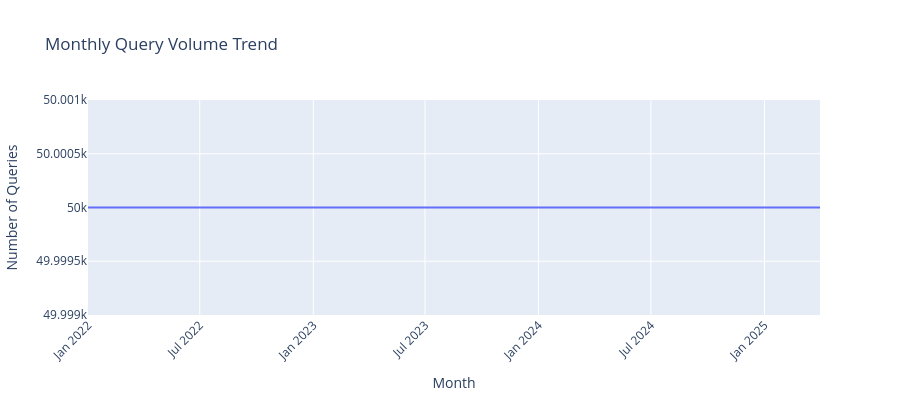
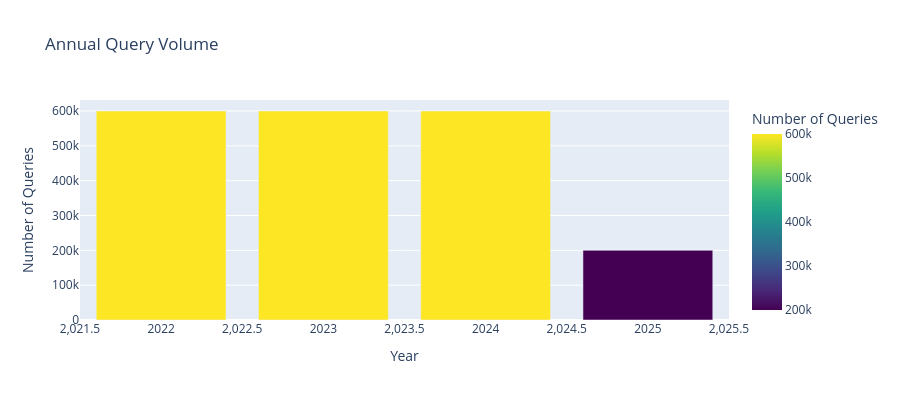
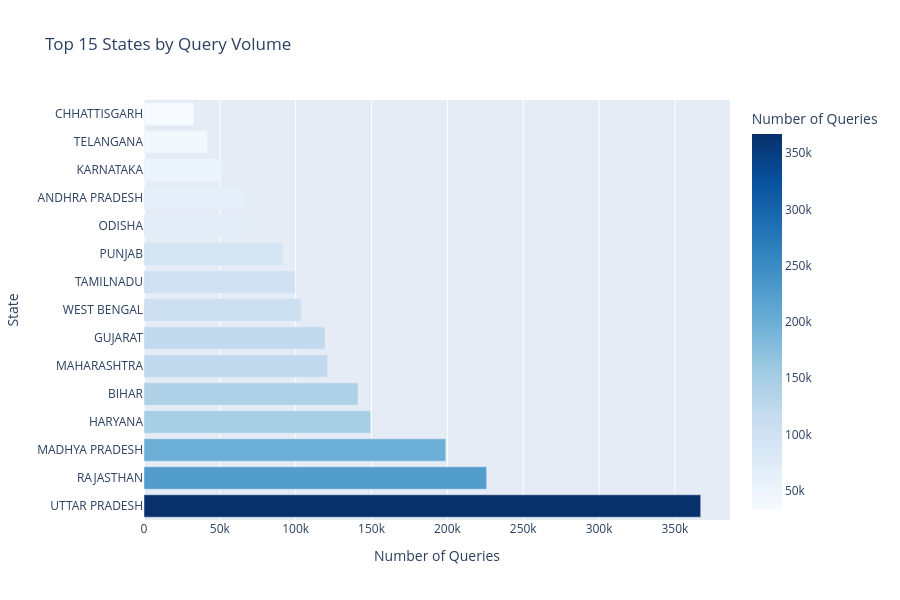
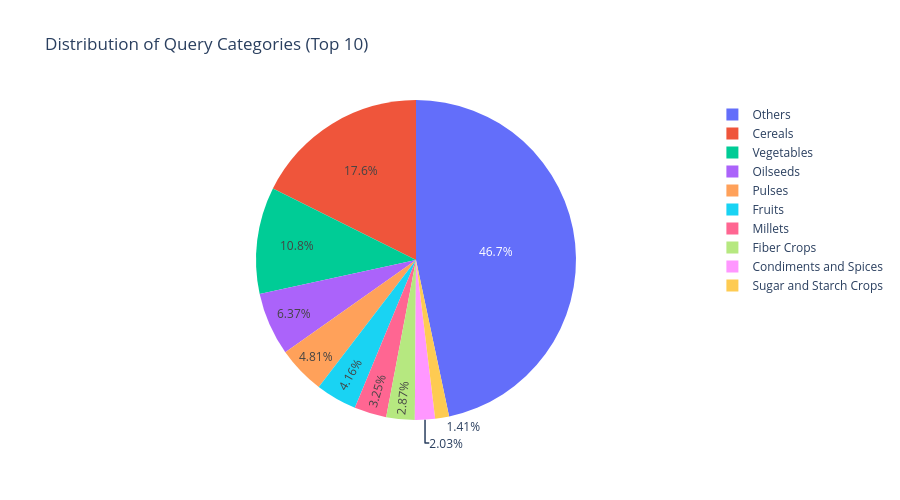

The notebook cell saved with these charts, in order:
### Code cell
import duckdb
import pandas as pd
import matplotlib.pyplot as plt
import seaborn as sns
import plotly.express as px
import plotly.graph_objects as go
from plotly.subplots import make_subplots
import ipywidgets as widgets
from IPython.display import display, clear_output
import warnings
warnings.filterwarnings('ignore')

# Set style
plt.style.use('seaborn-v0_8')
sns.set_palette("husl")

# Connect to database and load data
print("Loading data from DuckDB...")
con = duckdb.connect('/app/storage/processed_data/kcc_queries_processed.duckdb')

# Load fact queries from 2022 onwards
fact = con.execute("""
    SELECT * FROM fct_queries
    WHERE created_on >= '2022-01-01'
""").df()

# Load dimension tables
dim_demography = con.execute("SELECT * FROM dim_demography").df()
dim_category = con.execute("SELECT * FROM dim_category").df()
dim_sector = con.execute("SELECT * FROM dim_sector").df()

# Join star schema into master DataFrame
master = (
    fact
    .merge(dim_category, on='category_id', how='left')
    .merge(dim_sector, on='sector_id', how='left')
    .merge(dim_demography[['state_id', 'state_name']], on='state_id', how='left')
)
master['created_on'] = pd.to_datetime(master['created_on'])
master['year'] = master['created_on'].dt.year
master['month'] = master['created_on'].dt.month
master['year_month'] = master['created_on'].dt.to_period('M')

print(f"Data loaded successfully! Total records: {len(master):,}")
print(f"Date range: {master['created_on'].min()} to {master['created_on'].max()}")

# Dashboard Title
print("\n" + "="*80)
print("🌾 KISAN CALL CENTRE (KCC) ANALYTICS DASHBOARD 🌾")
print("="*80)

# Key Metrics
print("\n📊 KEY METRICS")
print("-" * 40)
total_queries = len(master)
unique_states = master['state_name'].nunique()
unique_categories = master['category'].nunique()
unique_sectors = master['sector'].nunique()
date_range = f"{master['created_on'].min().strftime('%Y-%m-%d')} to {master['created_on'].max().strftime('%Y-%m-%d')}"

metrics_df = pd.DataFrame({
    'Metric': ['Total Queries', 'States Covered', 'Query Categories', 'Sectors', 'Date Range'],
    'Value': [f"{total_queries:,}", unique_states, unique_categories, unique_sectors, date_range]
})
print(metrics_df.to_string(index=False))

# 1. Time Series Analysis
print("\n📈 QUERIES OVER TIME")
print("-" * 40)

# Monthly trends
monthly_data = master.groupby('year_month').size().reset_index(name='query_count')
monthly_data['year_month_str'] = monthly_data['year_month'].astype(str)

fig1 = px.line(monthly_data, x='year_month_str', y='query_count',
               title='Monthly Query Volume Trend',
               labels={'year_month_str': 'Month', 'query_count': 'Number of Queries'})
fig1.update_layout(height=400, showlegend=False)
fig1.update_xaxes(tickangle=-45)
fig1.show()

# Yearly comparison
yearly_data = master.groupby('year').size().reset_index(name='query_count')
fig2 = px.bar(yearly_data, x='year', y='query_count',
              title='Annual Query Volume',
              labels={'year': 'Year', 'query_count': 'Number of Queries'},
              color='query_count', color_continuous_scale='viridis')
fig2.update_layout(height=400, showlegend=False)
fig2.show()

# 2. Geographic Analysis
print("\n🗺️ GEOGRAPHIC DISTRIBUTION")
print("-" * 40)

# Top states by query volume
state_data = master.groupby('state_name').size().reset_index(name='query_count')
state_data = state_data.sort_values('query_count', ascending=False).head(15)

fig3 = px.bar(state_data, x='query_count', y='state_name',
              orientation='h',
              title='Top 15 States by Query Volume',
              labels={'query_count': 'Number of Queries', 'state_name': 'State'},
              color='query_count', color_continuous_scale='blues')
fig3.update_layout(height=600, showlegend=False)
fig3.show()

# 3. Category Analysis
print("\n📋 QUERY CATEGORIES")
print("-" * 40)

# Category distribution
category_data = master.groupby('category').size().reset_index(name='query_count')
category_data = category_data.sort_values('query_count', ascending=False).head(10)

fig4 = px.pie(category_data, values='query_count', names='category',
              title='Distribution of Query Categories (Top 10)')
fig4.update_layout(height=500)
fig4.show()

# 4. Sector Analysis
print("\n🏭 SECTOR ANALYSIS")
print("-" * 40)

# Sector distribution
sector_data = master.groupby('sector').size().reset_index(name='query_count')
sector_data = sector_data.sort_values('query_count', ascending=False)

fig5 = px.bar(sector_data, x='sector', y='query_count',
              title='Query Distribution by Sector',
              labels={'sector': 'Sector', 'query_count': 'Number of Queries'},
              color='query_count', color_continuous_scale='greens')
fig5.update_layout(height=400, showlegend=False)
fig5.update_xaxes(tickangle=-45)
fig5.show()

# 5. Crop Analysis
print("\n🌱 CROP ANALYSIS")
print("-" * 40)

# Filter out null/empty crops and analyze top crops
crop_data = master[master['crop'].notna() & (master['crop'] != '')].copy()
crop_counts = crop_data.groupby('crop').size().reset_index(name='query_count')
crop_counts = crop_counts.sort_values('query_count', ascending=False).head(15)

fig6 = px.bar(crop_counts, x='query_count', y='crop',
              orientation='h',
              title='Top 15 Crops by Query Volume',
              labels={'query_count': 'Number of Queries', 'crop': 'Crop'},
              color='query_count', color_continuous_scale='oranges')
fig6.update_layout(height=600, showlegend=False)
fig6.show()

# 6. Combined Analysis - Heatmap
print("\n🔥 STATE vs CATEGORY HEATMAP")
print("-" * 40)

# Create heatmap data
top_states = master['state_name'].value_counts().head(10).index
top_categories = master['category'].value_counts().head(8).index

heatmap_data = master[
    (master['state_name'].isin(top_states)) & 
    (master['category'].isin(top_categories))
].groupby(['state_name', 'category']).size().reset_index(name='query_count')

heatmap_pivot = heatmap_data.pivot(index='state_name', columns='category', values='query_count').fillna(0)

fig7 = px.imshow(heatmap_pivot, 
                 title='Query Heatmap: Top States vs Top Categories',
                 labels=dict(x="Category", y="State", color="Query Count"),
                 color_continuous_scale='YlOrRd')
fig7.update_layout(height=600)
fig7.show()

# 7. Seasonal Analysis
print("\n🌤️ SEASONAL PATTERNS")
print("-" * 40)

# Monthly patterns across years
monthly_pattern = master.groupby(['year', 'month']).size().reset_index(name='query_count')
monthly_pattern['month_name'] = monthly_pattern['month'].map({
    1: 'Jan', 2: 'Feb', 3: 'Mar', 4: 'Apr', 5: 'May', 6: 'Jun',
    7: 'Jul', 8: 'Aug', 9: 'Sep', 10: 'Oct', 11: 'Nov', 12: 'Dec'
})

fig8 = px.line(monthly_pattern, x='month_name', y='query_count', color='year',
               title='Seasonal Query Patterns by Year',
               labels={'month_name': 'Month', 'query_count': 'Number of Queries'})
fig8.update_layout(height=400)
fig8.show()

# Summary Statistics Table
print("\n📊 SUMMARY STATISTICS")
print("-" * 40)

summary_stats = pd.DataFrame({
    'Dimension': ['Total Queries', 'Average Queries per State', 'Most Active State', 
                  'Top Category', 'Top Sector', 'Most Queried Crop'],
    'Value': [
        f"{total_queries:,}",
        f"{master.groupby('state_name').size().mean():.0f}",
        f"{master['state_name'].value_counts().index[0]} ({master['state_name'].value_counts().iloc[0]:,})",
        f"{master['category'].value_counts().index[0]} ({master['category'].value_counts().iloc[0]:,})",
        f"{master['sector'].value_counts().index[0]} ({master['sector'].value_counts().iloc[0]:,})",
        f"{crop_counts.iloc[0]['crop']} ({crop_counts.iloc[0]['query_count']:,})" if not crop_counts.empty else "N/A"
    ]
})

print(summary_stats.to_string(index=False))

print("\n" + "="*80)
print("📋 DASHBOARD COMPLETE - Data insights generated successfully!")
print("="*80)

# Interactive Widgets Section
print("\n🎛️ INTERACTIVE FILTERS")
print("-" * 40)

# Create interactive widgets
state_options = ['All'] + sorted(master['state_name'].unique().tolist())
category_options = ['All'] + sorted(master['category'].unique().tolist())
year_options = ['All'] + sorted(master['year'].unique().tolist())

state_dropdown = widgets.Dropdown(
    options=state_options,
    value='All',
    description='State:',
)

category_dropdown = widgets.Dropdown(
    options=category_options,
    value='All',
    description='Category:',
)

year_dropdown = widgets.Dropdown(
    options=year_options,
    value='All',
    description='Year:',
)

output = widgets.Output()

def update_filtered_data(*args):
    with output:
        clear_output(wait=True)
        
        # Apply filters
        filtered_data = master.copy()
        
        if state_dropdown.value != 'All':
            filtered_data = filtered_data[filtered_data['state_name'] == state_dropdown.value]
        
        if category_dropdown.value != 'All':
            filtered_data = filtered_data[filtered_data['category'] == category_dropdown.value]
        
        if year_dropdown.value != 'All':
            filtered_data = filtered_data[filtered_data['year'] == int(year_dropdown.value)]
        
        # Display filtered results
        print(f"Filtered Results: {len(filtered_data):,} queries")
        
        if len(filtered_data) > 0:
            # Top categories in filtered data
            top_cats = filtered_data['category'].value_counts().head(5)
            print(f"\nTop Categories:")
            for cat, count in top_cats.items():
                print(f"  • {cat}: {count:,} queries")
        else:
            print("No data matches the selected filters.")

# Set up interactive widgets
state_dropdown.observe(update_filtered_data, names='value')
category_dropdown.observe(update_filtered_data, names='value')
year_dropdown.observe(update_filtered_data, names='value')

# Display widgets
print("Use the dropdowns below to filter the data:")
display(widgets.HBox([state_dropdown, category_dropdown, year_dropdown]))
display(output)

# Initial display
update_filtered_data()

# Close database connection
con.close()
print(f"\n✅ Database connection closed successfully.")

### Figure 1 — Plotly figure (JSON) as saved in the notebook; plotly's stock layout.template omitted (floating-point values rounded to 4 significant figures)
{"data": [{"hovertemplate": "Month=%{x}<br>Number of Queries=%{y}<extra></extra>", "legendgroup": "", "line": {"color": "#636efa", "dash": "solid"}, "marker": {"symbol": "circle"}, "mode": "lines", "name": "", "orientation": "v", "showlegend": false, "type": "scatter", "x": ["2022-01", "2022-02", "2022-03", "2022-04", "2022-05", "2022-06", "2022-07", "2022-08", "2022-09", "2022-10", "2022-11", "2022-12", "2023-01", "2023-02", "2023-03", "2023-04", "2023-05", "2023-06", "2023-07", "2023-08", "2023-09", "2023-10", "2023-11", "2023-12", "2024-01", "2024-02", "2024-03", "2024-04", "2024-05", "2024-06", "2024-07", "2024-08", "2024-09", "2024-10", "2024-11", "2024-12", "2025-01", "2025-02", "2025-03", "2025-04"], "xaxis": "x", "y": [50000, 50000, 50000, 50000, 50000, 50000, 50000, 50000, 50000, 50000, 50000, 50000, 50000, 50000, 50000, 50000, 50000, 50000, 50000, 50000, 50000, 50000, 50000, 50000, 50000, 50000, 50000, 50000, 50000, 50000, 50000, 50000, 50000, 50000, 50000, 50000, 50000, 50000, 50000, 50000], "yaxis": "y"}], "layout": {"height": 400, "legend": {"tracegroupgap": 0}, "showlegend": false, "title": {"text": "Monthly Query Volume Trend"}, "xaxis": {"anchor": "y", "domain": [0, 1], "tickangle": -45, "title": {"text": "Month"}}, "yaxis": {"anchor": "x", "domain": [0, 1], "title": {"text": "Number of Queries"}}}}

### Figure 2 — Plotly figure (JSON) as saved in the notebook; plotly's stock layout.template omitted (floating-point values rounded to 4 significant figures)
{"data": [{"hovertemplate": "Year=%{x}<br>Number of Queries=%{marker.color}<extra></extra>", "legendgroup": "", "marker": {"color": [600000, 600000, 600000, 200000], "coloraxis": "coloraxis", "pattern": {"shape": ""}}, "name": "", "orientation": "v", "showlegend": false, "textposition": "auto", "type": "bar", "x": [2022, 2023, 2024, 2025], "xaxis": "x", "y": [600000, 600000, 600000, 200000], "yaxis": "y"}], "layout": {"barmode": "relative", "coloraxis": {"colorbar": {"title": {"text": "Number of Queries"}}, "colorscale": [[0, "#440154"], [0.1111, "#482878"], [0.2222, "#3e4989"], [0.3333, "#31688e"], [0.4444, "#26828e"], [0.5556, "#1f9e89"], [0.6667, "#35b779"], [0.7778, "#6ece58"], [0.8889, "#b5de2b"], [1, "#fde725"]]}, "height": 400, "legend": {"tracegroupgap": 0}, "showlegend": false, "title": {"text": "Annual Query Volume"}, "xaxis": {"anchor": "y", "domain": [0, 1], "title": {"text": "Year"}}, "yaxis": {"anchor": "x", "domain": [0, 1], "title": {"text": "Number of Queries"}}}}

### Figure 3 — Plotly figure (JSON) as saved in the notebook; plotly's stock layout.template omitted (floating-point values rounded to 4 significant figures)
{"data": [{"hovertemplate": "Number of Queries=%{marker.color}<br>State=%{y}<extra></extra>", "legendgroup": "", "marker": {"color": [367000, 225878, 198927, 149442, 141100, 121006, 119349, 103619, 99523, 91550, 68841, 66997, 51186, 41887, 32935], "coloraxis": "coloraxis", "pattern": {"shape": ""}}, "name": "", "orientation": "h", "showlegend": false, "textposition": "auto", "type": "bar", "x": [367000, 225878, 198927, 149442, 141100, 121006, 119349, 103619, 99523, 91550, 68841, 66997, 51186, 41887, 32935], "xaxis": "x", "y": ["UTTAR PRADESH", "RAJASTHAN", "MADHYA PRADESH", "HARYANA", "BIHAR", "MAHARASHTRA", "GUJARAT", "WEST BENGAL", "TAMILNADU", "PUNJAB", "ODISHA", "ANDHRA PRADESH", "KARNATAKA", "TELANGANA", "CHHATTISGARH"], "yaxis": "y"}], "layout": {"barmode": "relative", "coloraxis": {"colorbar": {"title": {"text": "Number of Queries"}}, "colorscale": [[0, "rgb(247,251,255)"], [0.125, "rgb(222,235,247)"], [0.25, "rgb(198,219,239)"], [0.375, "rgb(158,202,225)"], [0.5, "rgb(107,174,214)"], [0.625, "rgb(66,146,198)"], [0.75, "rgb(33,113,181)"], [0.875, "rgb(8,81,156)"], [1, "rgb(8,48,107)"]]}, "height": 600, "legend": {"tracegroupgap": 0}, "showlegend": false, "title": {"text": "Top 15 States by Query Volume"}, "xaxis": {"anchor": "y", "domain": [0, 1], "title": {"text": "Number of Queries"}}, "yaxis": {"anchor": "x", "domain": [0, 1], "title": {"text": "State"}}}}

### Figure 4 — Plotly figure (JSON) as saved in the notebook; plotly's stock layout.template omitted (floating-point values rounded to 4 significant figures)
{"data": [{"domain": {"x": [0, 1], "y": [0, 1]}, "hovertemplate": "category=%{label}<br>query_count=%{value}<extra></extra>", "labels": ["Others", "Cereals", "Vegetables", "Oilseeds", "Pulses", "Fruits", "Millets", "Fiber Crops", "Condiments and Spices", "Sugar and Starch Crops"], "legendgroup": "", "name": "", "showlegend": true, "type": "pie", "values": [902772, 340759, 208806, 123257, 93123, 80404, 62874, 55495, 39341, 27203]}], "layout": {"height": 500, "legend": {"tracegroupgap": 0}, "title": {"text": "Distribution of Query Categories (Top 10)"}}}
